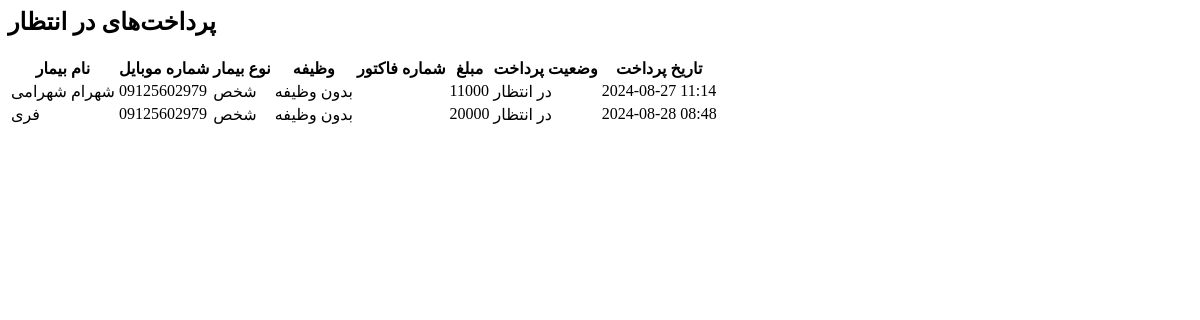
/visits/payments/1/ (signed in), run on an earlier commit of the app's database.
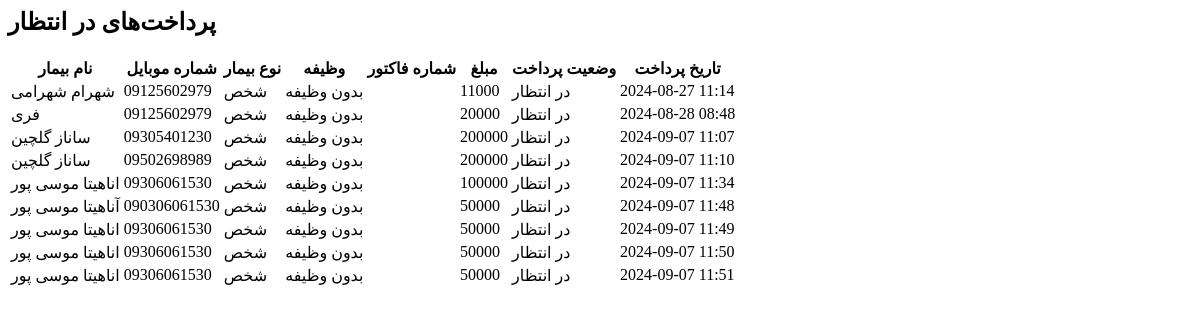
And on a later commit of the database.
### visits/models.py (models this page shows, shortened)
class Visit(models.Model):
    doctor = models.ForeignKey(settings.AUTH_USER_MODEL, on_delete=models.CASCADE, related_name='visits')
    phone_number = models.CharField(max_length=15)
    patient_name = models.CharField(max_length=255)
    patient_type = models.CharField(max_length=20, choices=PatientType.choices, default=PatientType.INDIVIDUAL)
    visit_fee = models.DecimalField(max_digits=200, decimal_places=2)
    payment_link = models.URLField(max_length=200, blank=True, null=True)
    task = models.ForeignKey(Task, on_delete=models.SET_NULL, null=True, blank=True, related_name='visits')  # Add this field
    is_paid = models.BooleanField(default=False)
    payment = models.ForeignKey('payments.PaymentModel', on_delete=models.SET_NULL, null=True)
    created_at = models.DateTimeField(auto_now_add=True)
    updated_at = models.DateTimeField(auto_now=True)

### payments/models.py (models this page shows, shortened)
class PaymentModel(models.Model):
    authority_id = models.CharField(max_length=255)
    ref_id = models.BigIntegerField(null=True,blank=True)
    amount = models.DecimalField(default=0,max_digits=10,decimal_places=0)
    response_json = JSONField(default=dict)
    response_code = models.IntegerField(null=True,blank=True)
    status = models.IntegerField(choices=PaymentStatusType.choices,default=PaymentStatusType.pending.value)
    created_date = models.DateTimeField(auto_now_add=True)
    updated_date = models.DateTimeField(auto_now=True)

### visits/views.py (the view)
# urls.py: path('payments/<int:status>/', PaymentListView.as_view(), name='payment_list'),
class PaymentListView(ListView):
    model = Visit
    template_name = 'visits/payment_report.html'
    context_object_name = 'visits'
    def get_queryset(self):
        doctor = self.request.user
        status = self.kwargs.get('status')
        return Visit.objects.filter(doctor=doctor, payment__status=status).select_related('payment', 'task')
    def get_context_data(self, **kwargs):
        context = super().get_context_data(**kwargs)
        status = self.kwargs.get('status')
        if status == 1:
            context['title'] = 'پرداخت‌های در انتظار'
        elif status == 2:
            context['title'] = 'پرداخت‌های موفق'
        elif status == 3:
            context['title'] = 'پرداخت‌های ناموفق'
        for visit in context['visits']:
            visit.patient_type_display = dict(PatientType.choices).get(visit.patient_type)
            visit.task_name = visit.task.name if visit.task else "بدون وظیفه"
        return context

### templates/visits/payment_report.html
<h2>{{ title }}</h2>
<table class="table table-bordered">
    <thead>
        <tr>
            <th>نام بیمار</th>
            <th>شماره موبایل</th>
            <th>نوع بیمار</th>
            <th>وظیفه</th>
            <th>شماره فاکتور</th>
            <th>مبلغ</th>
            <th>وضعیت پرداخت</th>
            <th>تاریخ پرداخت</th>
        </tr>
    </thead>
    <tbody>
        {% for visit in visits %}
        <tr>
            <td>{{ visit.patient_name }}</td>
            <td>{{ visit.phone_number }}</td>
            <td>{{ visit.patient_type_display }}</td>
            <td>{{ visit.task_name }}</td>
            <td>{{ visit.invoice.invoice_number }}</td>
            <td>{{ visit.payment.amount }}</td>
            <td>
                {% if visit.payment.status == 1 %}
                    در انتظار
                {% elif visit.payment.status == 2 %}
                    پرداخت موفق
                {% else %}
                    پرداخت ناموفق
                {% endif %}
            </td>
            <td>{{ visit.payment.created_date|date:"Y-m-d H:i" }}</td>
        </tr>
        {% empty %}
        <tr>
            <td colspan="8" class="text-center">پرداختی یافت نشد.</td>
        </tr>
        {% endfor %}
    </tbody>
</table>

What changed in the data, as far as the page shows it:
added Visit: patient_name "ساناز گلچین", phone_number "09305401230", patient_type_display "شخص", task_name "بدون وظیفه", payment.amount "200000", shows "در انتظار", payment.created_date "2024-09-07 11:07"
added Visit: patient_name "ساناز گلچین", phone_number "09502698989", patient_type_display "شخص", task_name "بدون وظیفه", payment.amount "200000", shows "در انتظار", payment.created_date "2024-09-07 11:10"
added Visit: patient_name "اناهیتا موسی پور", phone_number "09306061530", patient_type_display "شخص", task_name "بدون وظیفه", payment.amount "100000", shows "در انتظار", payment.created_date "2024-09-07 11:34"
added Visit: patient_name "آناهیتا موسی پور", phone_number "090306061530", patient_type_display "شخص", task_name "بدون وظیفه", payment.amount "50000", shows "در انتظار", payment.created_date "2024-09-07 11:48"
added Visit: patient_name "اناهیتا موسی پور", phone_number "09306061530", patient_type_display "شخص", task_name "بدون وظیفه", payment.amount "50000", shows "در انتظار", payment.created_date "2024-09-07 11:49"
added Visit: patient_name "اناهیتا موسی پور", phone_number "09306061530", patient_type_display "شخص", task_name "بدون وظیفه", payment.amount "50000", shows "در انتظار", payment.created_date "2024-09-07 11:50"
added Visit: patient_name "اناهیتا موسی پور", phone_number "09306061530", patient_type_display "شخص", task_name "بدون وظیفه", payment.amount "50000", shows "در انتظار", payment.created_date "2024-09-07 11:51"
